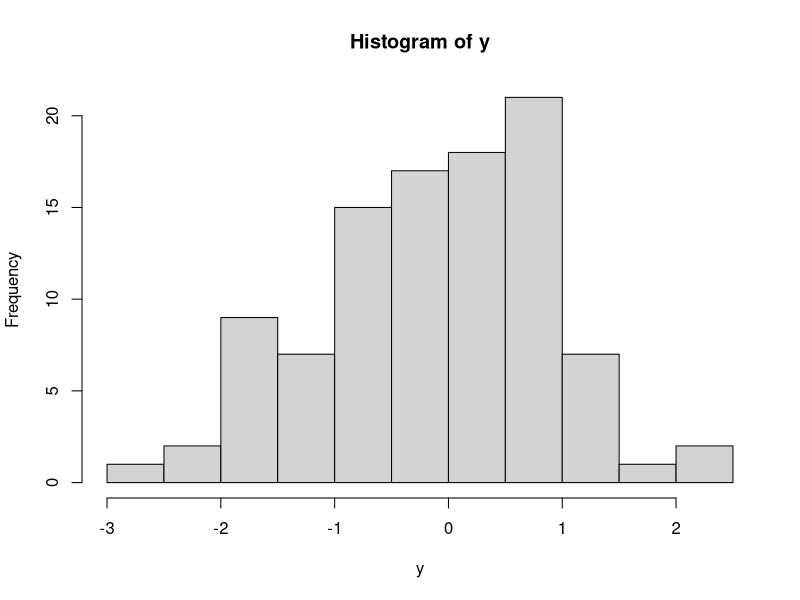
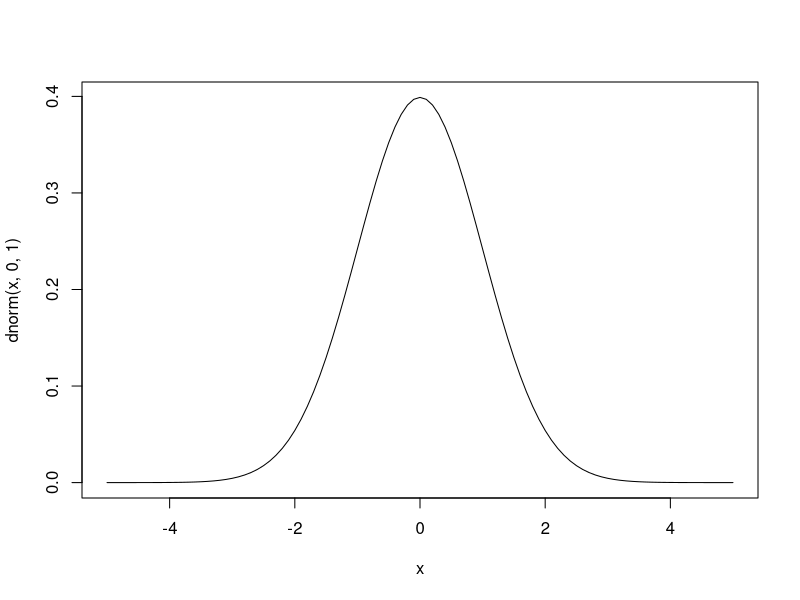
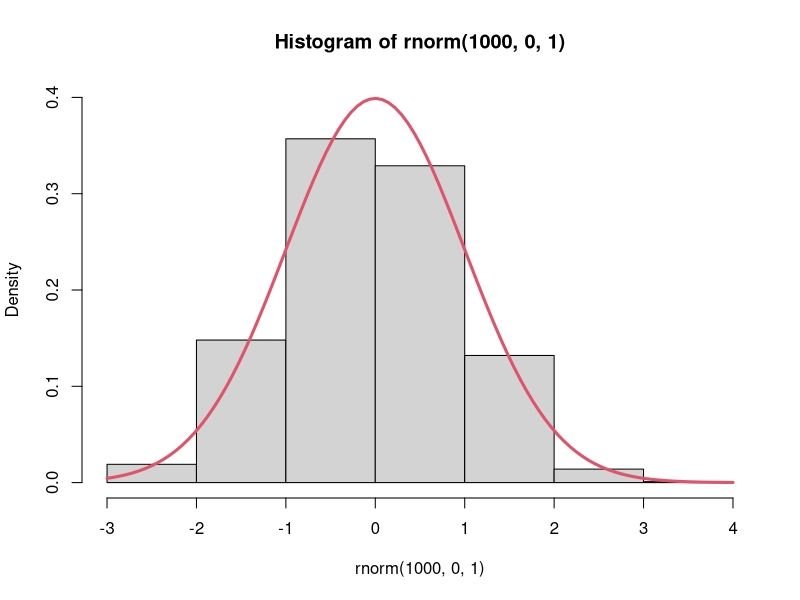

Write the R code that produced these figures, in order.
## ---- chunk 1
knitr::opts_chunk$set(echo = TRUE)
## ---- chunk 2
#Simulate data from a standard normal distribution (mu = 0, sd = 1)
  y=rnorm(100,0,1)

#Create a histogram
  hist(y)
## ---- chunk 3
#Plot the normal distrbution
  curve(dnorm(x,0,1),xlim=c(-5,5))
## ---- chunk 4
#Create a histogram and save the values
  set.seed(4341)
  y.hist=hist(rnorm(1000,0,1),breaks=8, freq=FALSE,ylim=c(0,0.4))

#Plot the true probabiltiy denisty.
  curve(dnorm(x,0,1),add=TRUE,lwd=3,col=2)

#Get the y-axis values (probability density) for each value of the mid-point of each bin. 
  mid.point.x=y.hist$mids
  mid.point.x

  prob.y=y.hist$density
  prob.y

#multiple these value and sum them
  sum(prob.y*mid.point.x)
